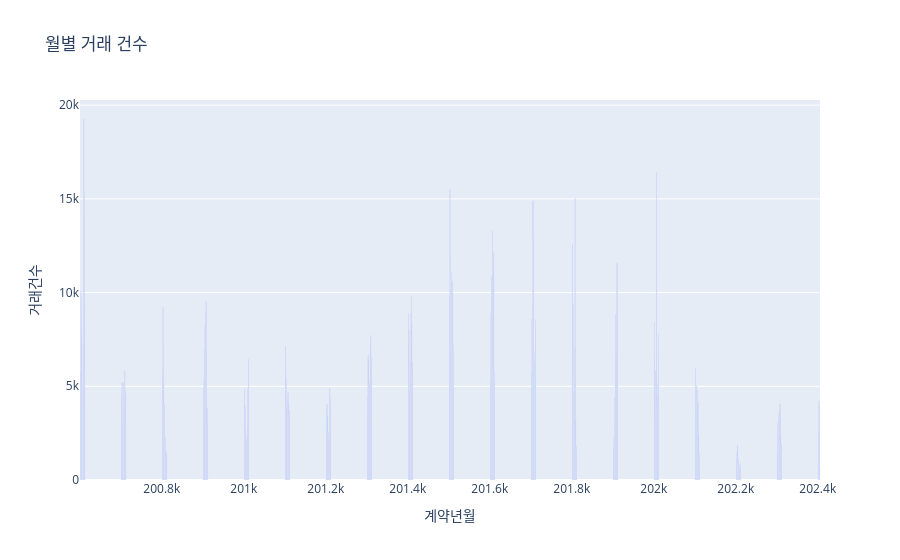

Notebook source saved alongside this figure:
### Code cell
monthly_count = apt["계약년월"].value_counts().sort_index().reset_index()
monthly_count.columns = ["계약년월", "거래건수"]

fig = px.bar(
    monthly_count,
    x="계약년월",
    y="거래건수",
    title="월별 거래 건수"
)

fig.show()
fig.write_image("월별_거래_건수.png", width=1400, height=800, scale=2)

### Figure 1 — Plotly figure (JSON) as saved in the notebook; plotly's stock layout.template omitted (floating-point values rounded to 4 significant figures; data arrays with more than 128 entries replaced by an {"elided": "..."} marker saying what was removed)
{"data": [{"hovertemplate": "계약년월=%{x}<br>거래건수=%{y}<extra></extra>", "legendgroup": "", "marker": {"color": "#636efa", "pattern": {"shape": ""}}, "name": "", "orientation": "v", "showlegend": false, "textposition": "auto", "type": "bar", "x": {"elided": "221 int values"}, "xaxis": "x", "y": {"elided": "221 int values"}, "yaxis": "y"}], "layout": {"barmode": "relative", "legend": {"tracegroupgap": 0}, "title": {"text": "월별 거래 건수"}, "xaxis": {"anchor": "y", "domain": [0, 1], "title": {"text": "계약년월"}}, "yaxis": {"anchor": "x", "domain": [0, 1], "title": {"text": "거래건수"}}}}
